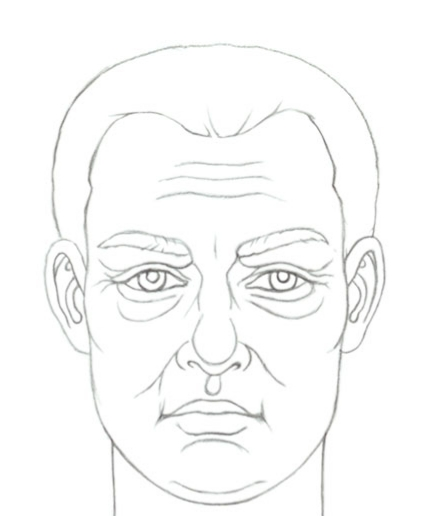
#> input picture test_face.jpeg, 424 x 516 px, given in place of the camera
$ python webcam_capture.py
#> lines starting #> are read from the running program, lines starting #| are printed output that depends on the picture; after the words box and inside, x2 and y2 are one past the last pixel; in counts of white or black regions, pixels touching at a corner belong together
### cv2_windows.py
import numpy as np
import cv2
import threading

# [6 lines left out: function click_event, not called in this run]


class cv2_windows:

    def __init__(self, print_mouse_pos=False):
        self.th = None
        self.keeprunning = False
        self.win_d = {}
        self.fullscreen = False

        self.set_mouse_event = print_mouse_pos
        return None


    def open_window(self,
                    win_shape=(600,600),
                    win_name='Prediction'):

        if self.th is None:
            self.th = threading.Thread( target=self._win_update )
            self.keeprunning = True
            self.lock = threading.Lock()
            self.th.start()

        win_img = 128*np.ones( win_shape, dtype=np.uint8 )
        with self.lock:
            self.win_d[win_name] = [win_shape, win_img]

        return None


    def close_windows(self):
        self.keeprunning = False
        return None


    def _win_update(self):

        while self.keeprunning:
            with self.lock:
                for win_name, (win_shape, win_img) in self.win_d.items():
                    cv2.imshow(win_name, win_img)

                if self.set_mouse_event and len(self.win_d.items()) > 0:
                    for win_name, (win_shape, win_img) in self.win_d.items():
                        print('Setting:', win_name)
                        cv2.setMouseCallback(win_name, click_event)

                    self.set_mouse_event = False

            wkey = cv2.waitKey(10) & 0xFF
            if wkey == ord('q'):
                break

            elif wkey == ord('f'):
                self.fullscreen = not self.fullscreen
                cv2.destroyAllWindows()

                if self.fullscreen:
                    for win_name, (win_shape, win_img) in self.win_d.items():
                        cv2.namedWindow(win_name, cv2.WND_PROP_FULLSCREEN)
                        cv2.setWindowProperty(win_name, cv2.WND_PROP_FULLSCREEN, cv2.WINDOW_FULLSCREEN)

        self.keeprunning = False
        cv2.destroyAllWindows()
        self.th = None

        return None


    def update_img(self, img, win_name=None):
        """ the image needs to be in RGB mode """

        with self.lock:
            if win_name is None and len(self.win_d.keys()) == 1:
                win_name = list(self.win_d.keys())[0]

            elif win_name is None and len(self.win_d.keys()) > 1:
                raise Exception(' - ERROR, update_img: you need to specify a win_name if there are more than one windows opened.')

            if win_name not in self.win_d.keys():
                raise Exception(' - ERROR, update_img: bad window name.')

        if len(img.shape) == 2:
            img = np.repeat(img[...,np.newaxis], 3, axis=-1)

        img = cv2.cvtColor(img, cv2.COLOR_RGB2BGR)
        win_img = cv2.resize(img, tuple(self.win_d[win_name][0][::-1]) )

        with self.lock:
            self.win_d[win_name][1] = win_img

        return None


# [7 lines that do not run on import are left out]

### webcam_capture.py
import numpy as np
import time
import numpy as np
import cv2
from cv2_windows import cv2_windows
import os, sys


class cam_capture():
    def __init__(self,
                 cam_index=0,
                 cap_shape=(256,256),
                 img_path='./test_img.jpeg',
                 pts=[[398,441],[202,521],[449,599],[267,698]] ):

        """ If cam_index will read the file instead of the webcam."""


        self.cam_index = cam_index
        self.cap_shape = tuple( cap_shape )
        self.img_path  = img_path

        if pts is not None:
            self.pts1 = np.array(pts, dtype=np.float32)
            self.pts2 = np.array([
                                  [0,0],
                                  [0,cap_shape[1]],
                                  [cap_shape[0],0],
                                  [cap_shape[0],cap_shape[1]],
                                  ],
                                 dtype=np.float32)


            self.M = cv2.getPerspectiveTransform(self.pts1,
                                                 self.pts2)
        else:
            self.M = None


        if self.cam_index is not None:
            self.cap = cv2.VideoCapture(self.cam_index)
        else:
            self.cap = None


    def capture_cam(self):
        if self.cap is not None and self.cap.isOpened():
            ret, frame = self.cap.read()
#> frame is the input picture: shape (516, 424, 3); mean B, G, R 249.6, 249.9, 249.7
            frame = cv2.cvtColor(frame, cv2.COLOR_BGR2RGB)
#> (key q is pressed here)
#> (key Esc is pressed here)

        else:
            frame = np.zeros( (256,256,3), dtype=np.uint8 )
            print(' - WARNING, cam is closed. ', file=sys.stderr)

        return frame


    def read_file(self):
        try:
            img = cv2.imread(self.img_path)
            img = cv2.cvtColor(img, cv2.COLOR_BGR2RGB)

        except Exception as e:
            img = np.zeros( (256,256,3), dtype=np.uint8 )
            print(' - WARNING, unable to read image: {}.'.format(self.img_path), file=sys.stderr)

        return img


    def _raw_capture(self):
        if self.cap is None:
            frame = self.read_file()
        else:
            frame = self.capture_cam()

        return frame

    def frame_pos_proc(self, frame, do_canny=True, do_close=True, n_pix=5):


#> called with do_canny = True, do_close = True, n_pix = 5
        if self.M is None:
            max_dim = max( frame.shape )
            intermediate_shape = (int(512*frame.shape[0]/max_dim), int(512*frame.shape[1]/max_dim))

            frame = cv2.resize(frame, intermediate_shape)
        else:
            max_dim = max( frame.shape )
#> max_dim = 516
            intermediate_shape = (int(512*self.cap_shape[0]/max_dim), int(512*self.cap_shape[1]/max_dim))
#> intermediate_shape = (254, 254)

            frame = cv2.warpPerspective(frame,
                                        self.M,
                                        self.cap_shape)
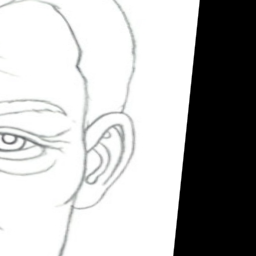
#> frame: shape (256, 256, 3); mean of channels 0, 1, 2 181, 181.2, 180.9; drawn as B, G, R


        if do_canny:
            frame = cv2.Canny(frame, threshold1=100, threshold2=200)
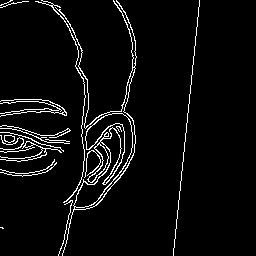
#> frame: shape (256, 256); 4.7% white in thin lines or dots, all inside (x1, y1, x2, y2) = (0, 0, 200, 256)

            if do_close and n_pix > 0:
                frame = cv2.morphologyEx(frame,
                                         cv2.MORPH_CLOSE,
                                         cv2.getStructuringElement(cv2.MORPH_ELLIPSE, (n_pix, n_pix)))
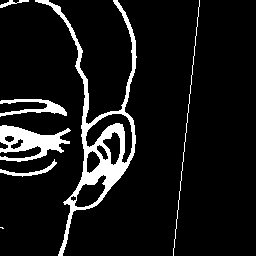
#> frame: shape (256, 256); 9% white; 7 white regions (1 under 20 px), largest, box (x1, y1, x2, y2) and area: (35, 0, 137, 256) 3556, (0, 125, 71, 162) 1322, (0, 99, 67, 117) 490, (173, 0, 200, 256) 256, (0, 159, 57, 177) 212, (0, 0, 29, 8) 81


        frame = cv2.resize(frame, self.cap_shape)

        if do_canny:
            frame = 255-frame

        return frame


    def capture(self):
        frame = self._raw_capture()
        frame = self.frame_pos_proc(frame)
        return frame


    def test(self, fps=30, do_canny=True):
        raw_frame = self._raw_capture()

        self.windows = cv2_windows(True)

        self.windows.open_window(win_shape=(raw_frame.shape[0], raw_frame.shape[1]),
                                 win_name='Raw Capture')


        self.windows.open_window(win_shape=self.cap_shape,
                                 win_name='Proc Capture')


        while True:
            raw_frame  = self._raw_capture()
            proc_frame = self.frame_pos_proc(raw_frame, do_canny)

            self.windows.update_img(img=raw_frame,
                                    win_name='Raw Capture')

            self.windows.update_img(img=proc_frame,
                                    win_name='Proc Capture')

            time.sleep(1/fps)

    def close(self):
        cam.windows.close_windows()
        if self.cap is not None:
            self.cap.release()

        return None


if __name__ == '__main__':


# [9 lines of commented-out code are left out]


    cam = cam_capture(cam_index=0,
                      cap_shape=(256,256),
                      img_path='./test_img.jpeg',
                      pts=[[264, 111],[285, 418],[466, 101],[486, 388]])

    cam.test(do_canny=True)
